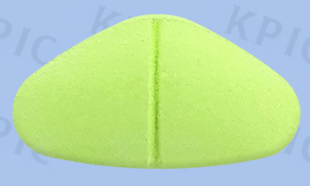
#> input picture PILL project/ttest/exam_image10.png, 310 x 186 px, found by its file name
$ python classify_shape.py
#> lines starting #> are read from the running program, lines starting #| are printed output that depends on the picture
import cv2
import numpy as np
from rembg import remove
from Circle_shape import Circle_shape

image = cv2.imread('PILL project/ttest/exam_image10.png')
#> image is the input picture: shape (186, 310, 3); mean B, G, R 168.1, 217.5, 183.5
# 새로운 크기 지정 (가로, 세로)
new_size = (200,200)

# 이미지 크기 조절
resized_image = cv2.resize(image, new_size)
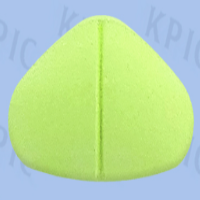
#> resized_image: shape (200, 200, 3); mean B, G, R 168, 217.4, 183.4
#> (the run stopped early here; a loop or call above may not have finished)

$ run again, with PILL project/ttest/exam_image11.png copied over PILL project/ttest/exam_image10.png
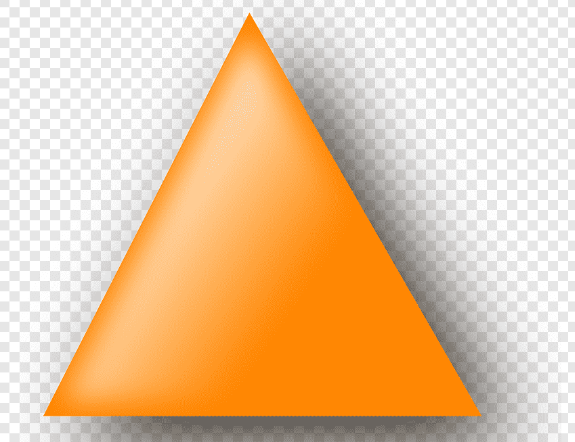
#> input picture PILL project/ttest/exam_image11.png, 575 x 442 px, found by its file name
#> image is the input picture: shape (442, 575, 3); mean B, G, R 162.4, 199.7, 233.4
#> `resized_image = cv2.resize(image, new_size)`:
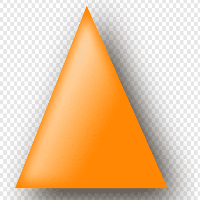
#> resized_image: shape (200, 200, 3); mean B, G, R 162.4, 199.6, 233.3

$ run again, with PILL project/ttest/exam_image8.png copied over PILL project/ttest/exam_image10.png
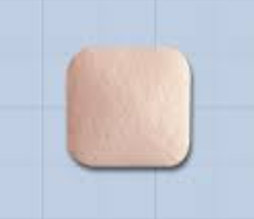
#> input picture PILL project/ttest/exam_image8.png, 254 x 219 px, found by its file name
#> image is the input picture: shape (219, 254, 3); mean B, G, R 211.7, 200.2, 196.5
#> `resized_image = cv2.resize(image, new_size)`:
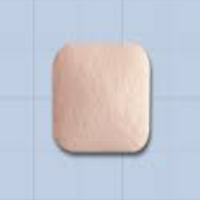
#> resized_image: shape (200, 200, 3); mean B, G, R 211.6, 200.1, 196.4
